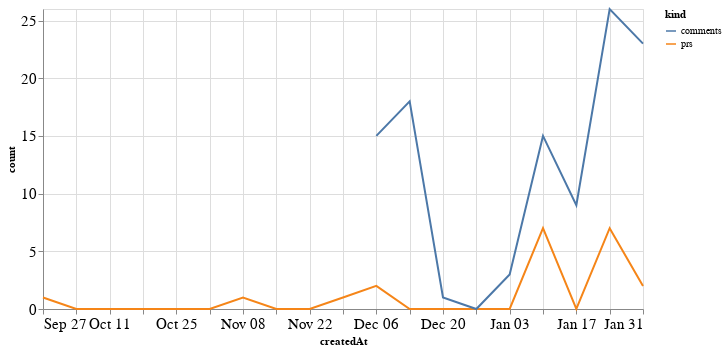

Write notebook code for a chart like this one.
### Code cell
alt.Chart(total_time, width=600).mark_line().encode(
    x='createdAt',
    y='count',
    color='kind'
)

### Figure 1 — Vega-Lite specification as saved in the notebook (floating-point values rounded to 4 significant figures)
{"config": {"axisLeft": {"labelFontSize": 15}, "axisBottom": {"labelFontSize": 15}}, "data": {"name": "data-c35d4c5cbc46d87587c92a37be4dc7a8"}, "mark": "line", "encoding": {"color": {"type": "nominal", "field": "kind"}, "x": {"type": "temporal", "field": "createdAt"}, "y": {"type": "quantitative", "field": "count"}}, "width": 600, "$schema": "https://vega.github.io/schema/vega-lite/v4.8.1.json", "datasets": {"data-c35d4c5cbc46d87587c92a37be4dc7a8": [{"createdAt": "2020-09-27T00:00:00", "kind": "prs", "count": 1.0}, {"createdAt": "2020-10-04T00:00:00", "kind": "prs", "count": 0.0}, {"createdAt": "2020-10-11T00:00:00", "kind": "prs", "count": 0.0}, {"createdAt": "2020-10-18T00:00:00", "kind": "prs", "count": 0.0}, {"createdAt": "2020-10-25T00:00:00", "kind": "prs", "count": 0.0}, {"createdAt": "2020-11-01T00:00:00", "kind": "prs", "count": 0.0}, {"createdAt": "2020-11-08T00:00:00", "kind": "prs", "count": 1.0}, {"createdAt": "2020-11-15T00:00:00", "kind": "prs", "count": 0.0}, {"createdAt": "2020-11-22T00:00:00", "kind": "prs", "count": 0.0}, {"createdAt": "2020-11-29T00:00:00", "kind": "prs", "count": 1.0}, {"createdAt": "2020-12-06T00:00:00", "kind": "prs", "count": 2.0}, {"createdAt": "2020-12-13T00:00:00", "kind": "prs", "count": 0.0}, {"createdAt": "2020-12-20T00:00:00", "kind": "prs", "count": 0.0}, {"createdAt": "2020-12-27T00:00:00", "kind": "prs", "count": 0.0}, {"createdAt": "2021-01-03T00:00:00", "kind": "prs", "count": 0.0}, {"createdAt": "2021-01-10T00:00:00", "kind": "prs", "count": 7.0}, {"createdAt": "2021-01-17T00:00:00", "kind": "prs", "count": 0.0}, {"createdAt": "2021-01-24T00:00:00", "kind": "prs", "count": 7.0}, {"createdAt": "2021-01-31T00:00:00", "kind": "prs", "count": 2.0}, {"createdAt": "2020-09-27T00:00:00", "kind": "comments", "count": null}, {"createdAt": "2020-10-04T00:00:00", "kind": "comments", "count": null}, {"createdAt": "2020-10-11T00:00:00", "kind": "comments", "count": null}, {"createdAt": "2020-10-18T00:00:00", "kind": "comments", "count": null}, {"createdAt": "2020-10-25T00:00:00", "kind": "comments", "count": null}, {"createdAt": "2020-11-01T00:00:00", "kind": "comments", "count": null}, {"createdAt": "2020-11-08T00:00:00", "kind": "comments", "count": null}, {"createdAt": "2020-11-15T00:00:00", "kind": "comments", "count": null}, {"createdAt": "2020-11-22T00:00:00", "kind": "comments", "count": null}, {"createdAt": "2020-11-29T00:00:00", "kind": "comments", "count": null}, {"createdAt": "2020-12-06T00:00:00", "kind": "comments", "count": 15.0}, {"createdAt": "2020-12-13T00:00:00", "kind": "comments", "count": 18.0}, {"createdAt": "2020-12-20T00:00:00", "kind": "comments", "count": 1.0}, {"createdAt": "2020-12-27T00:00:00", "kind": "comments", "count": 0.0}, {"createdAt": "2021-01-03T00:00:00", "kind": "comments", "count": 3.0}, {"createdAt": "2021-01-10T00:00:00", "kind": "comments", "count": 15.0}, {"createdAt": "2021-01-17T00:00:00", "kind": "comments", "count": 9.0}, {"createdAt": "2021-01-24T00:00:00", "kind": "comments", "count": 26.0}, {"createdAt": "2021-01-31T00:00:00", "kind": "comments", "count": 23.0}]}}
